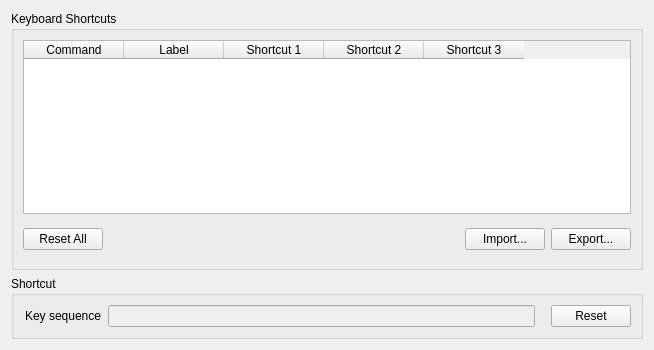
<?xml version="1.0" encoding="UTF-8"?>
<ui version="4.0">
 <class>hotKeyManagerPage</class>
 <widget class="QWidget" name="hotKeyManagerPage">
  <property name="geometry">
   <rect>
    <x>0</x>
    <y>0</y>
    <width>654</width>
    <height>350</height>
   </rect>
  </property>
  <property name="windowTitle">
   <string>Form</string>
  </property>
  <layout class="QVBoxLayout" name="verticalLayout_2">
   <item>
    <widget class="QGroupBox" name="keyboardShortcutsGroupBox">
     <property name="title">
      <string>Keyboard Shortcuts</string>
     </property>
     <layout class="QGridLayout" name="gridLayout">
      <item row="1" column="1">
       <spacer name="horizontalSpacer">
        <property name="orientation">
         <enum>Qt::Horizontal</enum>
        </property>
        <property name="sizeHint" stdset="0">
         <size>
          <width>381</width>
          <height>38</height>
         </size>
        </property>
       </spacer>
      </item>
      <item row="1" column="2">
       <widget class="QPushButton" name="importPushButton">
        <property name="text">
         <string>Import...</string>
        </property>
       </widget>
      </item>
      <item row="1" column="3">
       <widget class="QPushButton" name="exportPushButton">
        <property name="text">
         <string>Export...</string>
        </property>
       </widget>
      </item>
      <item row="0" column="0" colspan="4">
       <widget class="QTableWidget" name="hotKeysTable">
        <property name="enabled">
         <bool>true</bool>
        </property>
        <property name="focusPolicy">
         <enum>Qt::ClickFocus</enum>
        </property>
        <property name="editTriggers">
         <set>QAbstractItemView::NoEditTriggers</set>
        </property>
        <property name="selectionBehavior">
         <enum>QAbstractItemView::SelectItems</enum>
        </property>
        <property name="showGrid">
         <bool>false</bool>
        </property>
        <property name="sortingEnabled">
         <bool>true</bool>
        </property>
        <property name="wordWrap">
         <bool>true</bool>
        </property>
        <property name="cornerButtonEnabled">
         <bool>true</bool>
        </property>
        <property name="rowCount">
         <number>0</number>
        </property>
        <property name="columnCount">
         <number>5</number>
        </property>
        <attribute name="horizontalHeaderDefaultSectionSize">
         <number>100</number>
        </attribute>
        <attribute name="horizontalHeaderHighlightSections">
         <bool>true</bool>
        </attribute>
        <attribute name="verticalHeaderCascadingSectionResizes">
         <bool>false</bool>
        </attribute>
        <attribute name="verticalHeaderMinimumSectionSize">
         <number>19</number>
        </attribute>
        <attribute name="verticalHeaderStretchLastSection">
         <bool>false</bool>
        </attribute>
        <column>
         <property name="text">
          <string>Command</string>
         </property>
        </column>
        <column>
         <property name="text">
          <string>Label</string>
         </property>
        </column>
        <column>
         <property name="text">
          <string>Shortcut 1</string>
         </property>
        </column>
        <column>
         <property name="text">
          <string>Shortcut 2</string>
         </property>
        </column>
        <column>
         <property name="text">
          <string>Shortcut 3</string>
         </property>
        </column>
       </widget>
      </item>
      <item row="1" column="0">
       <widget class="QPushButton" name="resetAllPushButton">
        <property name="text">
         <string>Reset All</string>
        </property>
       </widget>
      </item>
     </layout>
    </widget>
   </item>
   <item>
    <widget class="QGroupBox" name="shortcutGroupBox">
     <property name="title">
      <string>Shortcut</string>
     </property>
     <layout class="QGridLayout" name="gridLayout_2">
      <item row="0" column="4">
       <widget class="QPushButton" name="resetShortcutPushButton">
        <property name="text">
         <string>Reset</string>
        </property>
       </widget>
      </item>
      <item row="0" column="3">
       <spacer name="horizontalSpacer_2">
        <property name="orientation">
         <enum>Qt::Horizontal</enum>
        </property>
        <property name="sizeType">
         <enum>QSizePolicy::Minimum</enum>
        </property>
        <property name="sizeHint" stdset="0">
         <size>
          <width>10</width>
          <height>20</height>
         </size>
        </property>
       </spacer>
      </item>
      <item row="0" column="1">
       <widget class="QLabel" name="label">
        <property name="text">
         <string>Key sequence</string>
        </property>
       </widget>
      </item>
      <item row="0" column="2">
       <widget class="ShortcutEdit" name="shortcutLineEdit">
        <property name="enabled">
         <bool>false</bool>
        </property>
        <property name="dragEnabled">
         <bool>false</bool>
        </property>
        <property name="readOnly">
         <bool>false</bool>
        </property>
       </widget>
      </item>
      <item row="0" column="0">
       <spacer name="horizontalSpacer_3">
        <property name="orientation">
         <enum>Qt::Horizontal</enum>
        </property>
        <property name="sizeType">
         <enum>QSizePolicy::Minimum</enum>
        </property>
        <property name="sizeHint" stdset="0">
         <size>
          <width>2</width>
          <height>20</height>
         </size>
        </property>
       </spacer>
      </item>
     </layout>
    </widget>
   </item>
  </layout>
 </widget>
 <customwidgets>
  <customwidget>
   <class>ShortcutEdit</class>
   <extends>QLineEdit</extends>
   <header>../hotKeyManager/shortcutEdit.h</header>
  </customwidget>
 </customwidgets>
 <resources/>
 <connections/>
</ui>
